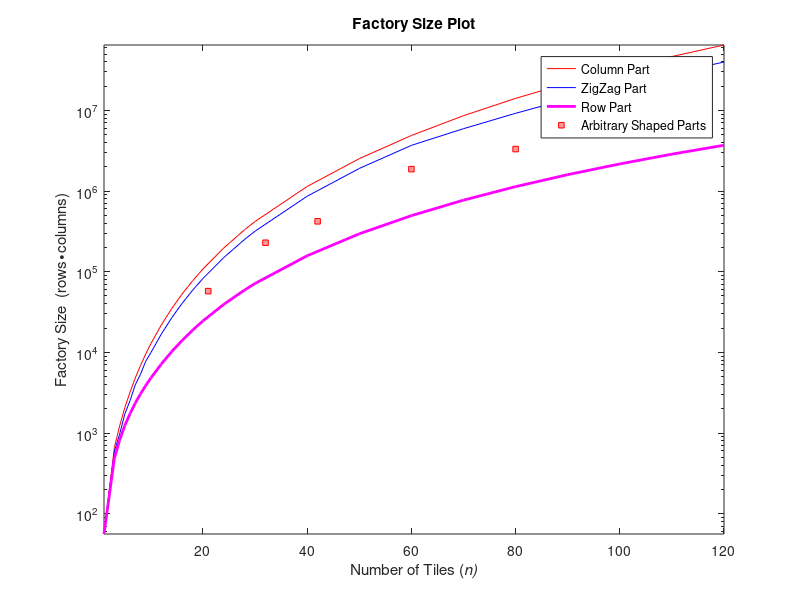

Here is the MATLAB script that generated this plot:
%Factory Size plot



x=[1 3 4 5 6 7 8 9 10 12 14 16 18 20 24 28 30 40 50 60 70 80 90 100 110 120];
y=[56 595 969 1725 2523 3959 5334 7748 9918 16863 26829 40548 58824 82533 150114 251739 318273 862638 1906128 3684243 5931640 9202655 13835395 20194360 28689050 39773965]; %ZigZag Part
% y=log(y);
y1=[56 665 1224 2070 3219 4815 6858 9536 12825 21900 34959 52974 77013 108240 197394 331668 419655 1140570 2524485 4884900 8595315 14089230 21860145 32461560 46506975 64669890]; %Column Part
% y1=log(y1);
y2=[56 490 816 1242 1740 2354 3048 3874 4816 7168 10224 14080 18832 24576 39424 59392 71536 157696 295056 495616 771376 1134336 1596496 2169856 2866416 3698176]; %Row Part
% y2=log(y2);
% plot(x,y,'b',x,y1,'r',x,y2,'m')
semilogy(x,y1,'r',x,y,'b',x,y2,'m','LineWidth',2)
xlabel('Number of Tiles (\it{n})')
ylabel('Factory Size  (rows\bulletcolumns)')
title('Factory Size Plot')
axis tight
hold on
x1=[21 32 42 60 80 96];
y3=[57420 228705 421412 1868735 3313494 5790854];
% y3=log(y3);
semilogy(x1,y3,'s','MarkerSize',4,...
    'MarkerEdgeColor','red',...
    'MarkerFaceColor',[1 .6 .6])
legend('Column Part','ZigZag Part','Row Part','Arbitrary Shaped Parts')
